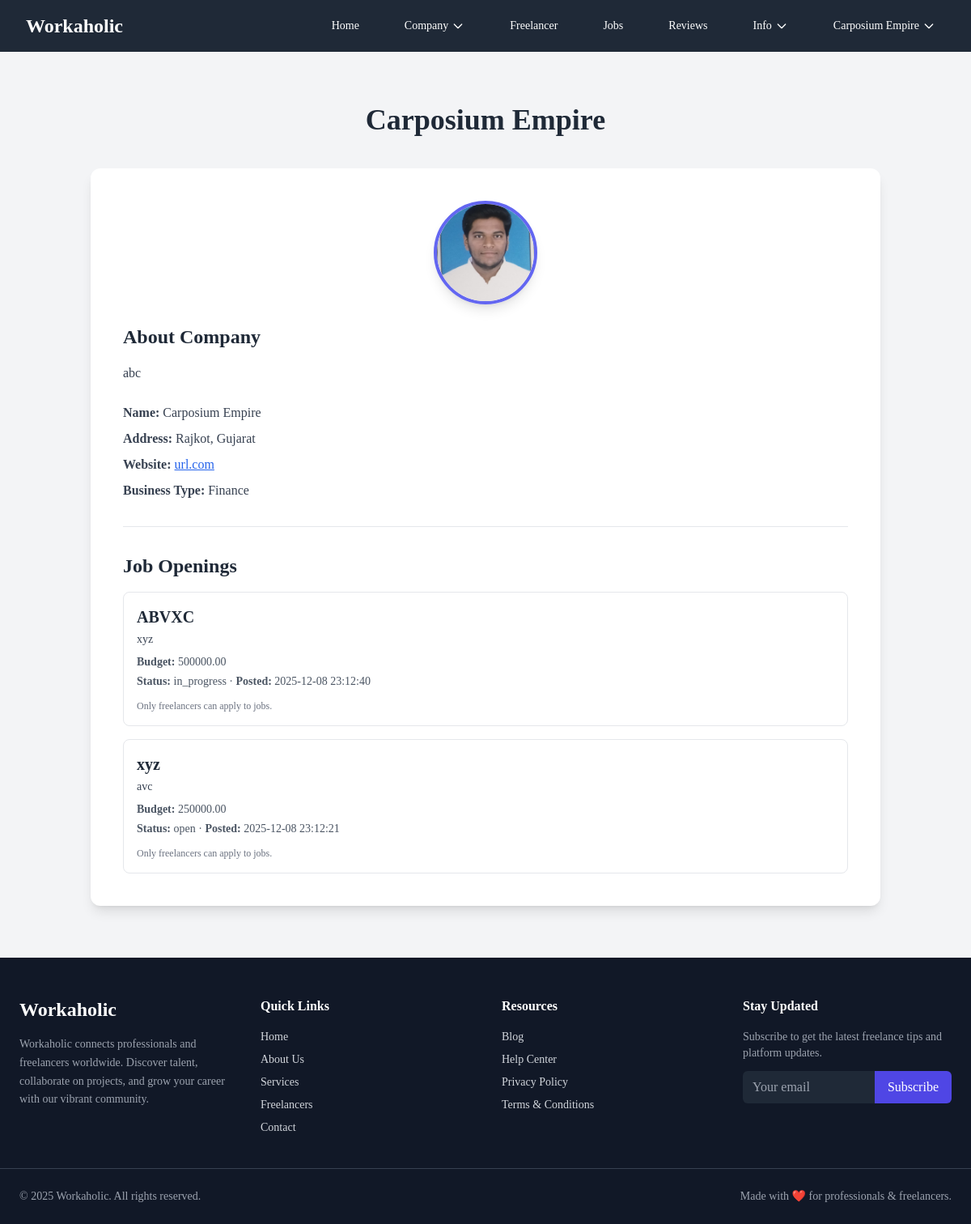
Screenshot of /company_details.php?id=11 (signed in) with the database file from the repository.
### tables this page shows
CREATE TABLE `companies` (
  `company_id` int(11) NOT NULL,
  `user_id` int(11) NOT NULL,
  `company_name` varchar(255) NOT NULL,
  `company_address` text NOT NULL,
  `company_description` text NOT NULL,
  `company_website` varchar(255) NOT NULL,
  `category_id` int(255) NOT NULL,
  `created_at` timestamp NOT NULL DEFAULT current_timestamp() ON UPDATE current_timestamp()
);

CREATE TABLE `users` (
  `user_id` int(11) NOT NULL,
  `username` varchar(255) NOT NULL,
  `user_email` varchar(255) NOT NULL,
  `role` enum('company','freelancer') NOT NULL,
  `user_phone` varchar(255) NOT NULL,
  `user_password` varchar(255) NOT NULL,
  `profile_img` varchar(255) NOT NULL,
  `created_at` timestamp NOT NULL DEFAULT current_timestamp() ON UPDATE current_timestamp()
);

CREATE TABLE `categories` (
  `category_id` int(11) NOT NULL,
  `category_name` varchar(255) NOT NULL,
  `category_description` text NOT NULL
);

CREATE TABLE `jobs` (
  `jobs_id` int(11) NOT NULL,
  `company_id` int(11) NOT NULL,
  `category_id` int(11) NOT NULL,
  `title` varchar(255) NOT NULL,
  `description` text NOT NULL,
  `budget` decimal(10,2) NOT NULL,
  `status` enum('open','in_progress','completed','close') NOT NULL DEFAULT 'open',
  `created_at` timestamp NOT NULL DEFAULT current_timestamp() ON UPDATE current_timestamp()
);

### company_details.php (the view, shortened to what this page needs)
<?php
include 'header.php';
include 'config.php';
$user_role = $_SESSION['role'] ?? '';
$company_id = intval($_GET['id']);
$company_stmt = $conn->prepare("SELECT * FROM companies WHERE company_id = ?");
$company_stmt->bind_param("i", $company_id);
$company_stmt->execute();
$company_res = $company_stmt->get_result();
$company = $company_res->fetch_assoc();
$uid = (int)$company['user_id'];
$img_stmt = $conn->prepare("SELECT profile_img FROM users WHERE user_id = ?");
$img_stmt->bind_param("i", $uid);
$img_stmt->execute();
$img_res = $img_stmt->get_result()->fetch_assoc();
$company_profile_img = $img_res['profile_img'] ?: "Images/default.png";
$jobs_sql = "SELECT jobs_id, title, description, budget, status, created_at
             FROM jobs
             WHERE company_id = ?
             ORDER BY created_at DESC";
$stmtJobs = $conn->prepare($jobs_sql);
$stmtJobs->bind_param("i", $company_id);
$stmtJobs->execute();
$jobs_result = $stmtJobs->get_result();
?>
<section class="bg-gray-100 py-16">
    <div class="max-w-5xl mx-auto px-6">
        <h1 class="text-4xl font-extrabold text-center mb-10">
            <?php echo htmlspecialchars($company['company_name']); ?>
        </h1>
        <div class="bg-white shadow-lg p-10 rounded-xl">
            <div class="flex justify-center mb-6">
                <img src="<?php echo htmlspecialchars($company_profile_img); ?>"
                    class="w-32 h-32 rounded-full object-cover border-4 border-indigo-500 shadow-lg">
            </div>
            <h2 class="text-2xl font-bold mb-4">About Company</h2>
            <p class="text-gray-700 leading-relaxed mb-6">
                <?php echo nl2br(htmlspecialchars($company['company_description'])); ?>
            </p>
            <p class="text-gray-700 mb-2">
                <strong>Name: </strong><?php echo htmlspecialchars($company['company_name']); ?>
            </p>
            <p class="text-gray-700 mb-2">
                <strong>Address: </strong><?php echo htmlspecialchars($company['company_address']); ?>
            </p>
            <?php if (!empty($company['company_website'])) { ?>
                <p class="text-gray-700 mb-2">
                    <strong>Website: </strong>
                    <a href="<?php echo htmlspecialchars($company['company_website']); ?>" target="_blank" class="text-blue-600 underline">
                        <?php echo htmlspecialchars($company['company_website']); ?>
                    </a>
                </p>
            <?php } ?>
            <?php
            $type_name = "Not added";
            if (!empty($company['category_id'])) {
                $cat_id = (int)$company['category_id'];
                $cat_stmt = $conn->prepare("SELECT category_name FROM categories WHERE category_id = ?");
                $cat_stmt->bind_param("i", $cat_id);
                $cat_stmt->execute();
                $cat_res = $cat_stmt->get_result()->fetch_assoc();
                if ($cat_res) {
                    $type_name = $cat_res['category_name'];
                }
            }
            ?>
            <p class="text-gray-700 mb-6">
                <strong>Business Type: </strong><?php echo htmlspecialchars($type_name); ?>
            </p>
            <hr class="my-8">
            <h2 class="text-2xl font-bold mb-4">Job Openings</h2>
            <?php if ($jobs_result->num_rows === 0): ?>
                <p class="text-gray-600">This company has not posted any jobs yet.</p>
            <?php else: ?>
                <div class="space-y-4">
                    <?php while ($job = $jobs_result->fetch_assoc()): ?>
                        <div class="border border-gray-200 rounded-lg p-4">
                            <h3 class="text-xl font-semibold mb-1">
                                <?php echo htmlspecialchars($job['title']); ?>
                            </h3>
                            <p class="text-gray-700 text-sm mb-2">
                                <?php
                                $jdesc = $job['description'] ?? '';
                                echo htmlspecialchars(mb_substr($jdesc, 0, 150)) . (strlen($jdesc) > 150 ? "..." : "");
                                ?>
                            </p>
                            <p class="text-gray-600 text-sm mb-1">
                                <strong>Budget:</strong> <?php echo htmlspecialchars($job['budget']); ?>
                            </p>
                            <p class="text-gray-600 text-sm mb-3">
                                <strong>Status:</strong> <?php echo htmlspecialchars($job['status']); ?>
                                · <strong>Posted:</strong> <?php echo htmlspecialchars($job['created_at']); ?>
                            </p>
                            <?php if ($user_role === 'freelancer'): ?>
                                <?php if (in_array($job['status'], ['completed', 'close'])): ?>
                                    <span class="text-sm text-red-600 font-semibold">
                                        Applications Closed
                                    </span>
                                <?php else: ?>
                                    <a href="proposal.php?job_id=<?php echo (int)$job['jobs_id']; ?>"
                                        class="inline-block bg-indigo-600 hover:bg-indigo-700 text-white px-4 py-2 rounded-md text-sm">
                                        Apply Now
                                    </a>
                                <?php endif; ?>
                            <?php else: ?>
                                <p class="text-xs text-gray-500">Only freelancers can apply to jobs.</p>
                            <?php endif; ?>
                        </div>
                    <?php endwhile; ?>
                </div>
            <?php endif; ?>
        </div>
    </div>
</section>
<?php include 'footer.php'; ?>

### rows the page displays
companies: company_name "Carposium Empire", company_description "abc", company_address "Rajkot, Gujarat", company_website "url.com"
users: profile_img (picture)
categories: category_name "Finance"
jobs: title "ABVXC", description "xyz", budget "500000.00", status "in_progress", created_at "2025-12-08 23:12:40"
jobs: title "xyz", description "avc", budget "250000.00", status "open", created_at "2025-12-08 23:12:21"

### other values shown
$displayName "Carposium Empire"
